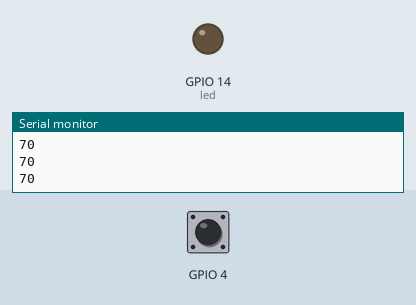
Recording of a sketch running on a simulated ESP32. Parts: output pins drawn as LEDs (lit = HIGH), the last lines printed to the serial monitor. Inputs (shaded band) come from the test bench; at power-on: GPIO 4 HIGH.

Above: at 2.2 s.
2.3 s: GPIO 4 pulled LOW for 0.15 s
At 2.4 s:
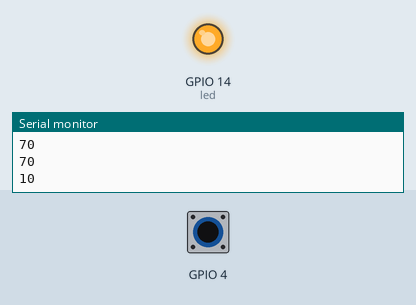
4.0 s: GPIO 4 pulled LOW for 3.2 s
At 8.4 s:
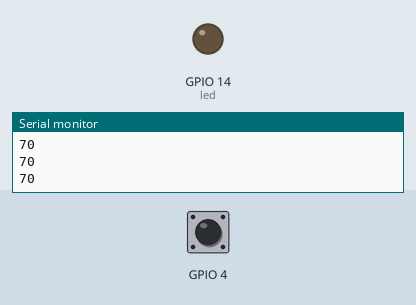
Timing chart, 0 to 9.9 s (numbered marks = the images above; inputs shaded):
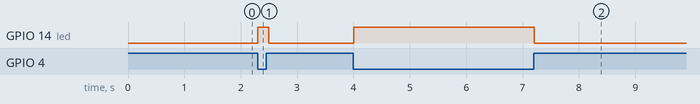

Measured:
- after the input at 2.3 s, GPIO 14 (led): LOW → HIGH at once, → LOW 0.20 s later
- after the input at 4.0 s, GPIO 14 (led): LOW → HIGH at once, → LOW 3.2 s later

The sketch:

touch.ino
```cpp
const int led = 14;
void setup()
{
  Serial.begin(115200);
  delay(1000); // give me time to bring up serial monitor
  pinMode(led, OUTPUT);
}

void loop()
{
  int lectura = touchRead(T0);

  if (lectura <= 45) {
    digitalWrite(led, HIGH);
  } else {
    digitalWrite(led, LOW);
  }

  Serial.println(lectura);  // get value using T0
  delay(100);
}
```
